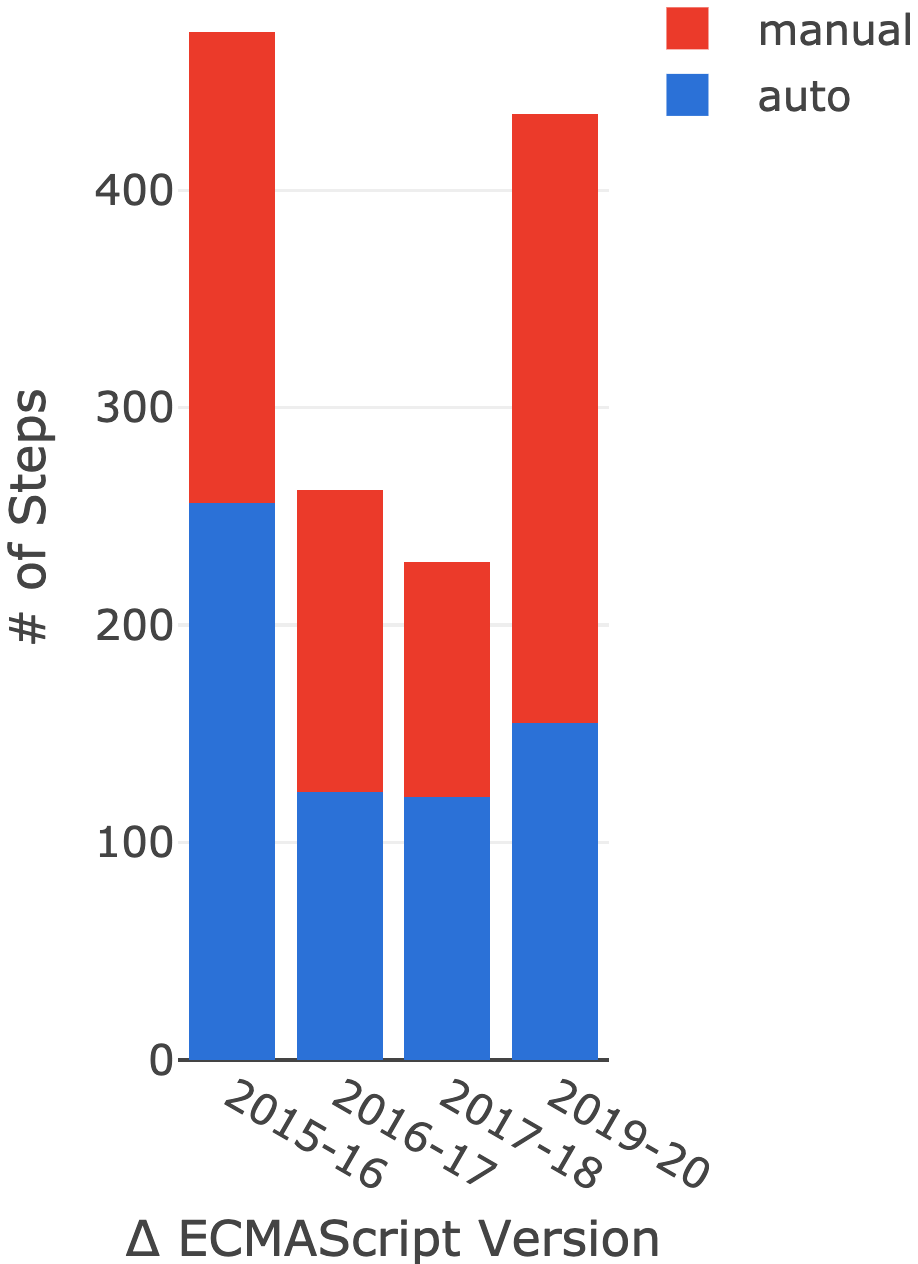

This chart was generated by the following R code:
library(plotly)

ECMAScript_Version <- c("2015-16", "2016-17", "2017-18", "2019-20")
auto <- c(256, 123, 121, 155)
manual <- c(217, 139, 108, 280)
data <- data.frame(ECMAScript_Version, auto, manual)

p <- plot_ly(
  data,
  x = ~ECMAScript_Version,
  y = ~auto,
  type = 'bar',
  name = 'auto',
  marker = list(color = '#0070DE')
  # orientation = 'h'
) %>% add_trace(
  y = ~manual,
  name = 'manual',
  marker = list(color = '#FE1A13')
) %>% layout(
  yaxis = list(title = '# of Steps'),
  xaxis = list(title = 'Δ ECMAScript Version'), #, showticklabels = FALSE),
  barmode = 'stack'
)
p
